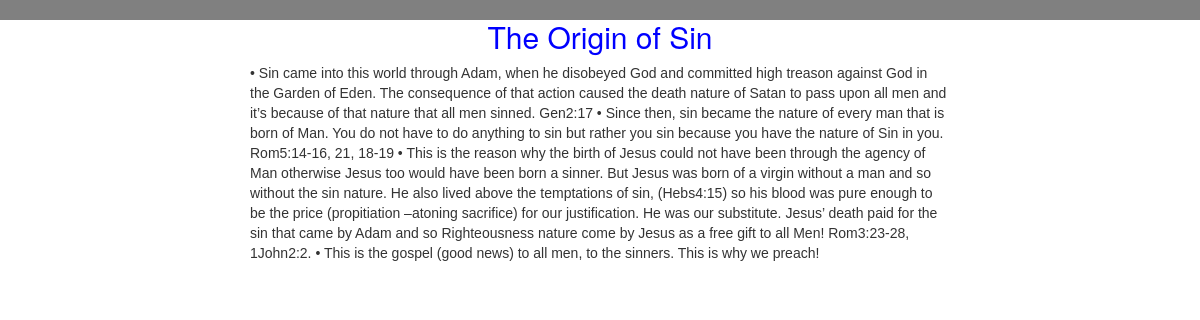
Page /4/detail/ on the committed database.
### cefs/models.py (models this page shows, shortened)
class supChapter(models.Model):
	chapter = models.ForeignKey(Chapter)
	title = models.CharField(max_length=200)
	text = models.TextField()
	completedCourse = models.BooleanField(default=False)

### cefs/views.py (the view)
# urls.py: url(r'^(?P<pk>[0-9]+)/detail/$', views.detail, name='detail'),
def detail(request, pk):
	course = get_object_or_404(supChapter, pk=pk)
	return render(request, 'cefs/detail.html', {'course':course})

### cefs/templates/cefs/detail.html
{% extends 'cefs/base.html' %}
{% block content %}
<div class="content">
<h2 class='titler'>{{ course.title }}</h2>
<p class='detailer'>{{ course.text }}</p>
</div>
{% endblock %}

### cefs/static/css/cefs.css (style rules this page uses)
html { background-color: grey; }
.content { width: 700px; margin: 0 auto; }
.titler { color: blue; text-align: center; }
.detailer { font-family: sans-serif; }

### rows in the picture
supChapter: title "The Origin of Sin", text "• Sin came into this world through Adam, when he disobeyed God and committed high treason against God in the Garden of Eden. The consequence of that action caused the death nature of Satan to pass upon all men and it’s because of that nature that all men sinned. Gen2:17 • Since then, sin became the nature of every man that is born of Man. You do not have to do anything to sin but rather you sin because you have the nature of Sin in you. Rom5:14-16, 21, 18-19 • This is the reason why the birth of Jesus could not have been through the agency of Man otherwise Jesus too would have been born a sinner. But Jesus was born of a virgin without a man and so without the sin nature. He also lived above…"
